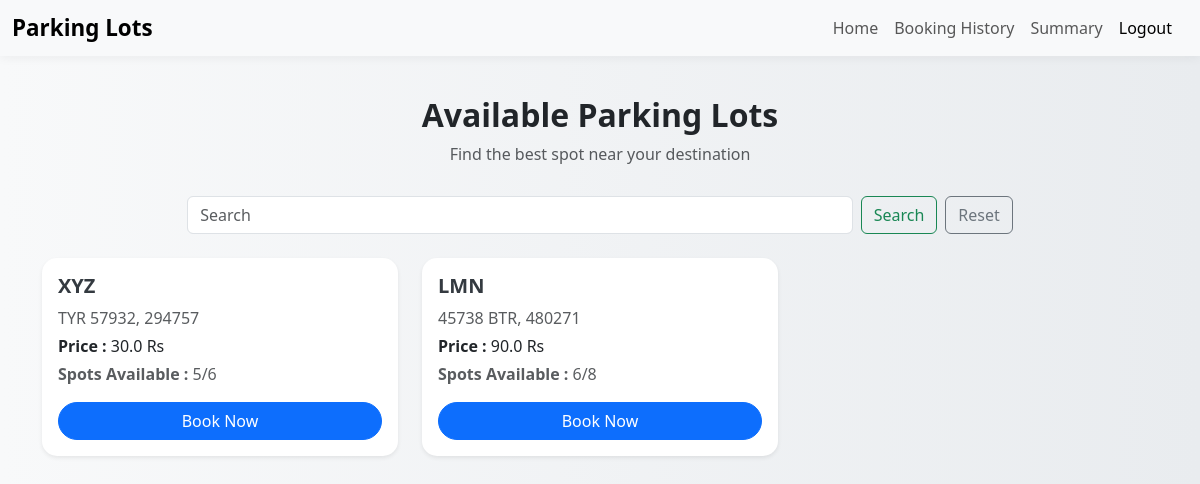
Page /user (signed in) on the committed database.
### app.py (models this page shows)
class Parking(db.Model):
    __tablename__ = 'parking'
    id = db.Column(db.Integer, primary_key=True)
    prime_location_name = db.Column(db.String(20), unique=True, nullable=False)
    address = db.Column(db.String(20), nullable=False)
    pin_code = db.Column(db.String(20), nullable=False)
    price = db.Column(db.Float, nullable=False)
    number_of_spots = db.Column(db.Integer, nullable=False)
    spots = db.relationship('ParkingSpot', back_populates='parking', cascade='all, delete-orphan')

### app.py (the view)
@app.route('/user', methods=['GET', 'POST'])
def user():
    if 'username' not in session:
        return redirect(url_for('login'))
    query = request.args.get('query')
    if query:
        parkings = Parking.query.filter(Parking.prime_location_name.ilike(f'%{query}%')).all()
    else:
        parkings = Parking.query.all()
    available_counts = {}
    for parking in parkings:
        available_counts[parking.id] = ParkingSpot.query.filter_by(parking_id=parking.id, status='A').count()
    return render_template('user.html', parkings=parkings, available_counts=available_counts, query=query)

### templates/user.html (shortened to what this page needs)
<!DOCTYPE html>
<html lang="en">
<head>
  <link href="https://cdn.jsdelivr.net/npm/bootstrap@5.3.0/dist/css/bootstrap.min.css" rel="stylesheet">
</head>
<body>
  <nav class="navbar navbar-expand-lg navbar-light bg-light">
  <div class="container-fluid">
    <span class="navbar-brand mb-0 h5">Parking Lots</span>
    <div class="d-flex ms-auto">
      <ul class="navbar-nav me-2 mb-2 mb-lg-0">
        <li class="nav-item">
          <a class="nav-link" href="/user">Home</a>
        </li>
        <li class="nav-item">
          <a class="nav-link" href="/history">Booking History</a>
        </li>
        <li class="nav-item">
          <a class="nav-link" href="/user_summary">Summary</a>
        </li>
        <li class="nav-item">
            <a class="nav-link active" aria-current="page" href="/logout">Logout</a>
        </li>
      </ul>
    </div>
  </div>
</nav>
  <div class="container">
    <div class="text-center section-heading">
      <h2 class="fw-bold">Available Parking Lots</h2>
      <p class="text-muted">Find the best spot near your destination</p>
    </div>
    <div class="d-flex justify-content-center mb-4">
      <form class="d-flex" role="search" action="/user" method="GET" style="max-width: 750px; width: 100%;">
        <input class="form-control me-2" type="search" placeholder="Search" name="query" value="{{ query or '' }}" style="min-width: 0;">
        <button class="btn btn-outline-success" type="submit">Search</button>
      </form>
      <a href="/user" class="btn btn-outline-secondary ms-2">Reset</a>
    </div>
      <div class="row row-cols-1 row-cols-md-2 row-cols-lg-3 g-4">
      {% if parkings %}
        {% for parking in parkings %}
        <div class="col">
          <div class="card h-100 shadow-sm">
            <div class="card-body d-flex flex-column">
              <h5 class="card-title">{{ parking.prime_location_name }}</h5>
              <p class="card-text text-muted mb-1">{{ parking.address }}, {{ parking.pin_code }}</p>
              <p class="card-text mb-1"><strong>Price : </strong> {{ parking.price }} Rs</p>
              <p class="card-text text-muted mb-3"><strong>Spots Available : </strong> {{ available_counts[parking.id] }}/{{ parking.number_of_spots }}</p>
              {% if available_counts[parking.id] > 0 %}
              <a href="/booking/{{ parking.id }}" class="btn btn-primary mt-auto w-100">Book Now</a>
              {% else %}
              <button class="btn btn-secondary mt-auto w-100" disabled>Full</button>
              {% endif %}
            </div>
          </div>
        </div>
        {% endfor %}
      {% endif %}
    </div>
  </div>
</body>
</html>

### templates/user.html (style rules this page uses)
body { background: linear-gradient(to right, #f8f9fa, #e9ecef); font-family: 'Segoe UI', Tahoma, Geneva, Verdana, sans-serif; }
.navbar { box-shadow: 0 2px 10px rgba(0,0,0,0.05); }
.navbar-brand { font-weight: bold; font-size: 1.4rem; }
.card { border: none; border-radius: 15px; transition: transform 0.2s ease-in-out; }
.card-title { font-weight: 600; color: #343a40; }
.btn-primary { border-radius: 50px; }
.section-heading { margin-top: 40px; margin-bottom: 30px; }

### rows in the picture
Parking: prime_location_name "XYZ", address "TYR 57932", pin_code "294757", price "30.0", available_counts "5", number_of_spots "6"
Parking: prime_location_name "LMN", address "45738 BTR", pin_code "480271", price "90.0", available_counts "6", number_of_spots "8"
